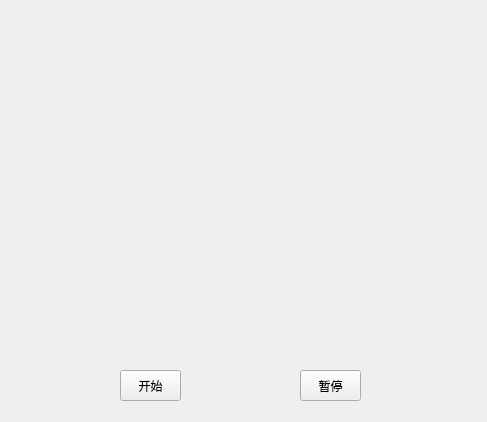
<?xml version="1.0" encoding="UTF-8"?>
<ui version="4.0">
 <class>Widget</class>
 <widget class="QWidget" name="Widget">
  <property name="geometry">
   <rect>
    <x>0</x>
    <y>0</y>
    <width>487</width>
    <height>422</height>
   </rect>
  </property>
  <property name="windowTitle">
   <string>Widget</string>
  </property>
  <widget class="QPushButton" name="startButton">
   <property name="geometry">
    <rect>
     <x>120</x>
     <y>370</y>
     <width>61</width>
     <height>31</height>
    </rect>
   </property>
   <property name="text">
    <string>开始</string>
   </property>
  </widget>
  <widget class="QPushButton" name="stopButton">
   <property name="geometry">
    <rect>
     <x>300</x>
     <y>370</y>
     <width>61</width>
     <height>31</height>
    </rect>
   </property>
   <property name="text">
    <string>暂停</string>
   </property>
  </widget>
  <widget class="QLabel" name="label">
   <property name="geometry">
    <rect>
     <x>20</x>
     <y>20</y>
     <width>441</width>
     <height>321</height>
    </rect>
   </property>
   <property name="text">
    <string/>
   </property>
   <property name="scaledContents">
    <bool>true</bool>
   </property>
  </widget>
 </widget>
 <resources/>
 <connections/>
</ui>
